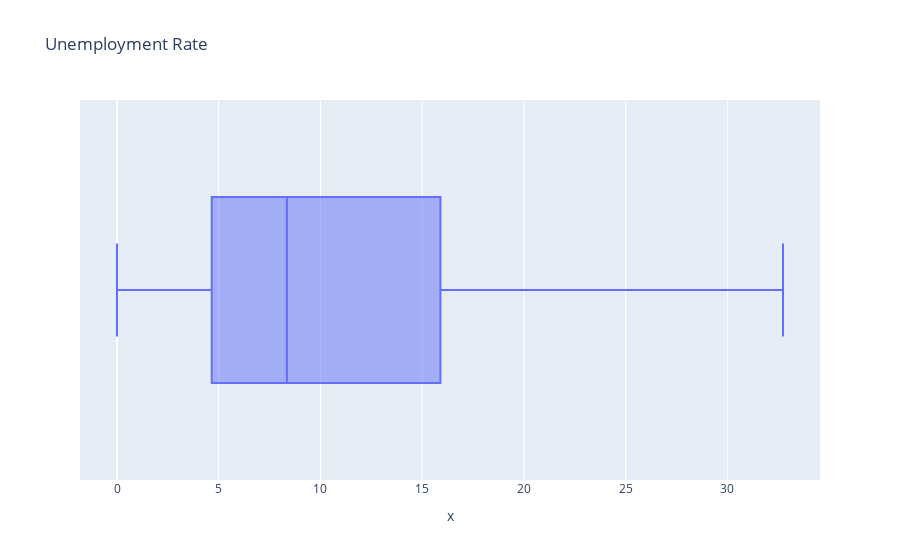
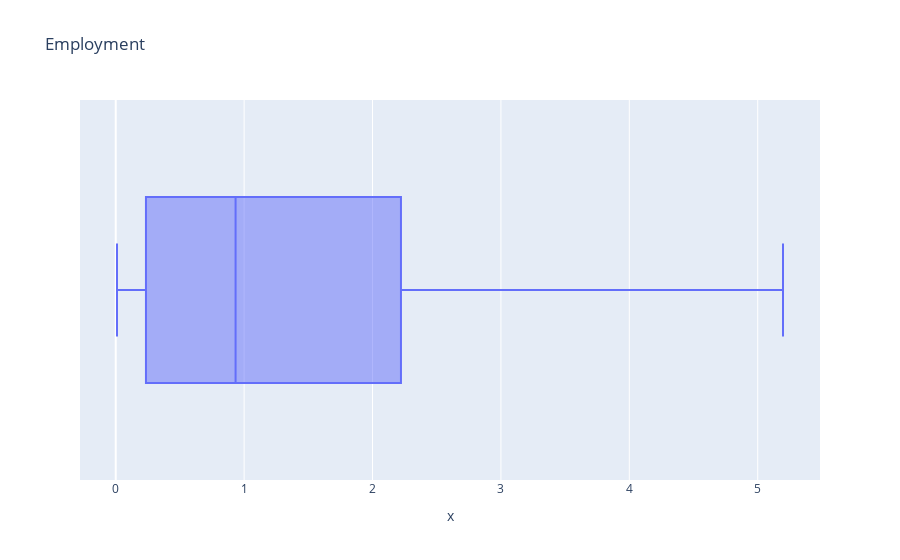
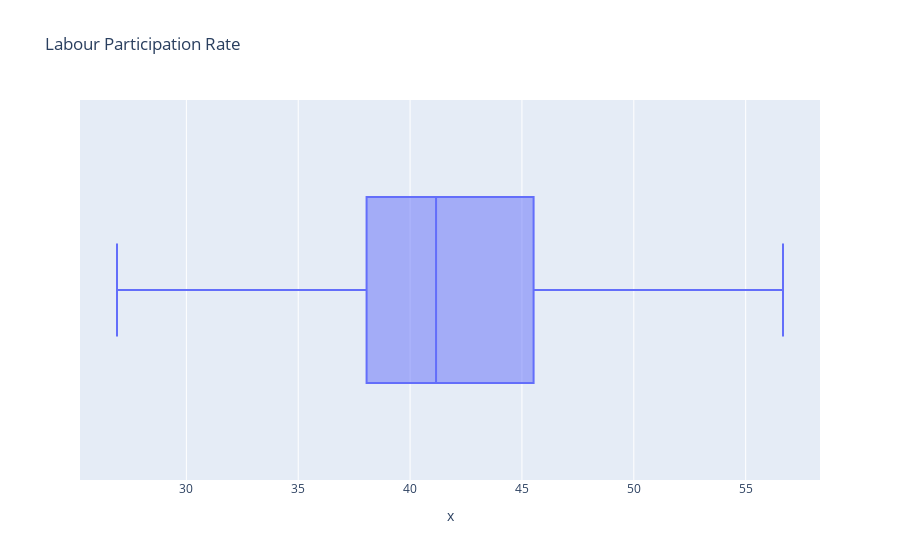
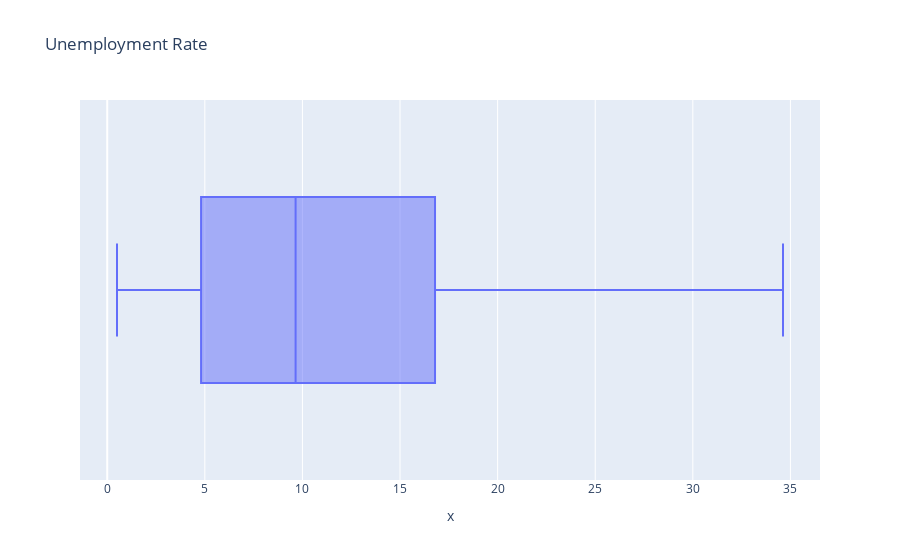

The notebook cell saved with these charts, in order:
### Code cell
print("=="*54, "DATA", "=="*54)
px.box(x=data["Unemp_Rate (%)"], title= "Unemployment Rate").show()
px.box(x=data["Employed (%)"], title= "Employment").show()
px.box(x=data["Labour_Participation_Rate (%)"], title= "Labour Participation Rate").show()
print("=="*53, "DATA RATE", "=="*53)
px.box(x=data_rate["Unemp_Rate (%)"], title= "Unemployment Rate").show()
px.box(x=data_rate["Employed (%)"], title= "Employment").show()
px.box(x=data_rate["Labour_Participation_Rate (%)"], title= "Labour Participation Rate").show()

### Figure 1 — Plotly figure (JSON) as saved in the notebook; plotly's stock layout.template omitted (floating-point values rounded to 4 significant figures; data arrays with more than 128 entries replaced by an {"elided": "..."} marker saying what was removed)
{"data": [{"alignmentgroup": "True", "hovertemplate": "x=%{x}<extra></extra>", "legendgroup": "", "marker": {"color": "#636efa"}, "name": "", "notched": false, "offsetgroup": "", "orientation": "h", "showlegend": false, "type": "box", "x": {"elided": "740 float values"}, "x0": " ", "xaxis": "x", "y0": " ", "yaxis": "y"}], "layout": {"boxmode": "group", "legend": {"tracegroupgap": 0}, "title": {"text": "Unemployment Rate"}, "xaxis": {"anchor": "y", "domain": [0, 1], "title": {"text": "x"}}, "yaxis": {"anchor": "x", "domain": [0, 1]}}}

### Figure 2 — Plotly figure (JSON) as saved in the notebook; plotly's stock layout.template omitted (floating-point values rounded to 4 significant figures; data arrays with more than 128 entries replaced by an {"elided": "..."} marker saying what was removed)
{"data": [{"alignmentgroup": "True", "hovertemplate": "x=%{x}<extra></extra>", "legendgroup": "", "marker": {"color": "#636efa"}, "name": "", "notched": false, "offsetgroup": "", "orientation": "h", "showlegend": false, "type": "box", "x": {"elided": "740 float values"}, "x0": " ", "xaxis": "x", "y0": " ", "yaxis": "y"}], "layout": {"boxmode": "group", "legend": {"tracegroupgap": 0}, "title": {"text": "Employment"}, "xaxis": {"anchor": "y", "domain": [0, 1], "title": {"text": "x"}}, "yaxis": {"anchor": "x", "domain": [0, 1]}}}

### Figure 3 — Plotly figure (JSON) as saved in the notebook; plotly's stock layout.template omitted (floating-point values rounded to 4 significant figures; data arrays with more than 128 entries replaced by an {"elided": "..."} marker saying what was removed)
{"data": [{"alignmentgroup": "True", "hovertemplate": "x=%{x}<extra></extra>", "legendgroup": "", "marker": {"color": "#636efa"}, "name": "", "notched": false, "offsetgroup": "", "orientation": "h", "showlegend": false, "type": "box", "x": {"elided": "740 float values"}, "x0": " ", "xaxis": "x", "y0": " ", "yaxis": "y"}], "layout": {"boxmode": "group", "legend": {"tracegroupgap": 0}, "title": {"text": "Labour Participation Rate"}, "xaxis": {"anchor": "y", "domain": [0, 1], "title": {"text": "x"}}, "yaxis": {"anchor": "x", "domain": [0, 1]}}}

### Figure 4 — Plotly figure (JSON) as saved in the notebook; plotly's stock layout.template omitted (floating-point values rounded to 4 significant figures; data arrays with more than 128 entries replaced by an {"elided": "..."} marker saying what was removed)
{"data": [{"alignmentgroup": "True", "hovertemplate": "x=%{x}<extra></extra>", "legendgroup": "", "marker": {"color": "#636efa"}, "name": "", "notched": false, "offsetgroup": "", "orientation": "h", "showlegend": false, "type": "box", "x": {"elided": "267 float values"}, "x0": " ", "xaxis": "x", "y0": " ", "yaxis": "y"}], "layout": {"boxmode": "group", "legend": {"tracegroupgap": 0}, "title": {"text": "Unemployment Rate"}, "xaxis": {"anchor": "y", "domain": [0, 1], "title": {"text": "x"}}, "yaxis": {"anchor": "x", "domain": [0, 1]}}}
